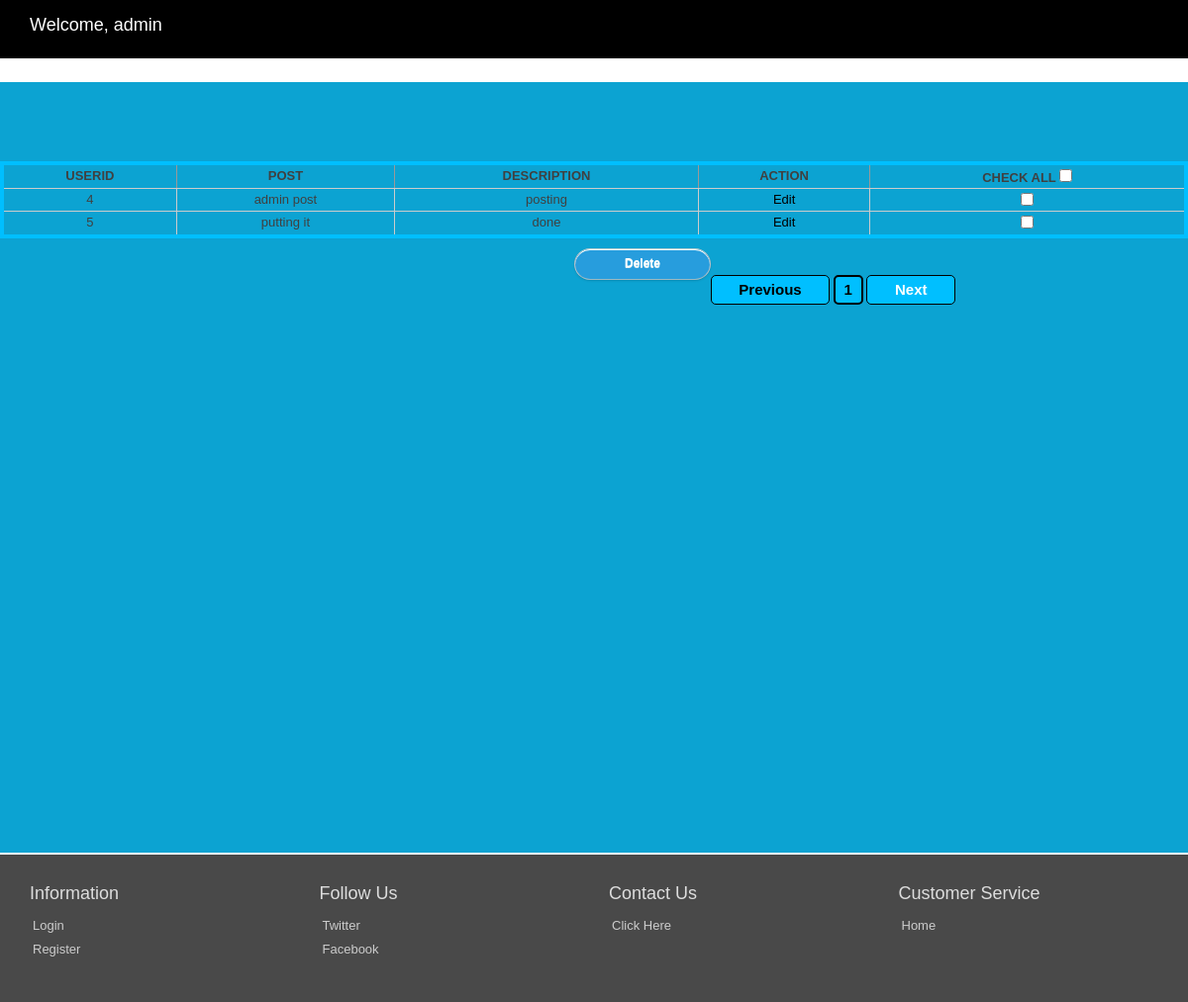
Screenshot of /mymanagepost.php (signed in) with the database file from the repository.
### tables this page shows
CREATE TABLE `registration` (
  `registerid` int(11) NOT NULL auto_increment,
  `name` varchar(255) default NULL,
  `phoneno` varchar(255) default NULL,
  `address` varchar(255) default NULL,
  `username` varchar(255) default NULL,
  `password` varchar(255) default NULL,
  `type` varchar(255) default NULL,
  PRIMARY KEY  (`registerid`)
);

CREATE TABLE `post` (
  `postid` int(11) NOT NULL auto_increment,
  `postname` varchar(255) default NULL,
  `description` varchar(255) default NULL,
  `userid` int(11) default NULL,
  `imagename` varchar(255) default NULL,
  PRIMARY KEY  (`postid`)
);

### mymanagepost.php (the view, shortened to what this page needs)
<?php
include('config.php');
?>
<!DOCTYPE html>
<html lang="en">
	<head>
		<link href="css/bootstrap.min.css" rel="stylesheet">
		<link href="//netdna.bootstrapcdn.com/font-awesome/4.1.0/css/font-awesome.min.css" rel="stylesheet">
		<link href="css/styles.css" rel="stylesheet">
	</head>
	<body>
<?php include('myheader.php'); ?>
<section class="container1">
<link href="style.css" rel="stylesheet" type="text/css" media="all" />
<div>
<div>
<?php
include_once "config.php";
?>
<?php
$q="select count(*) \"total\" from post WHERE userid='$registerid'";
 $ros=mysqli_query($conn,$q);
  $row=(mysqli_fetch_array($ros));
  $total=$row['total'];
  $dis=2;
  $total_page=ceil($total/$dis);
  $page_cur=(isset($_GET['page']))?$_GET['page']:1;
  $k=($page_cur-1)*$dis;
?>
<?php
@$sq1="SELECT * from post WHERE userid='$registerid' limit $k,$dis";
@$rs1=mysqli_query($conn,$sq1);
@$num=mysqli_num_rows($rs1);
if($num){
?>
<div style="margin-top:10px;">
  <form action="mydelete.php" method="post" name="data_table">
  <table border="1" id="table_data" style="border:4px solid deepSkyBlue; border-radius:10px;width:100%;text-align:center;">
    <th class="center">UserID</th>
    <th class="center">Post</th>
    <th class="center">Description</th>
    <th class="center">ACTION</th>
    <th class="center">Check All <input type="checkbox" id="check_all" value=""></th>
    <?php
while($row1=mysqli_fetch_array($rs1))
{
?>
<tr>
  <td><?php echo $row1["postid"]?></td>
  <td><?php echo $row1['postname']?></td>
  <td><?php echo $row1['description']?></td>
  <td id="edit"><a href="myedit.php?edit_id=<?php echo $row1['postid']?>">Edit</td>
  <td id="edit">
  <input type="checkbox" value="<?php echo $row1['postid']; ?>" name="data[]" id="data"></td>
</tr>
<?php } ?>
  </table>
     <input name="submit" style="float:left; width:100px; height:30px; margin-left:580px; margin-top:10px; background:#279ddd;color: white " type="submit" value="Delete" id="submit">
       </form>
<?php
echo '<br/>';
echo '<br/>';
if($page_cur>1)
  {
    echo '<a href="mymanagepost.php?page='.($page_cur-1).'" style="cursor:pointer;color:silver;" ><input style="cursor:pointer;background-color:#00BFFF;border:1px black solid;border-radius:5px;width:120px;height:30px;color:white;font-size:15px;font-weight:bold;" type="button" value=" Previous "></a>';
  }
  else
  {
    echo '<input style="background-color:#00BFFF;border:1px black solid;border-radius:5px;width:120px;height:30px;color:black;font-size:15px;font-weight:bold;" type="button" value=" Previous ">';
  }
for($i=1;$i<$total_page;$i++)
  {
    if($page_cur==$i)
    {
      echo ' <input style="background-color:#00BFFF;border:2px black solid;border-radius:5px;width:30px;height:30px;color:black;font-size:15px;font-weight:bold;" type="button" value="'.$i.'"> ';
    }
    else
    {
    echo '<a href="mymanagepost.php?page='.$i.'"> <input style="cursor:pointer;background-color:silver;border:1px black solid;border-radius:5px;width:30px;height:30px;color:white;font-size:15px;font-weight:bold;" type="button" value="'.$i.'"> </a>';
    }
  }
  if($page_cur<$total_page)
  {
    echo '<a href="mymanagepost.php?page='.($page_cur+1).'"><input style="cursor:pointer;background-color:#00BFFF;border:1px black solid;border-radius:5px;width:90px;height:30px;color:white;font-size:15px;font-weight:bold;" type="button" value=" Next "></a>';
  }
  else
  {
   echo '<input style="background-color:#00BFFF;border:1px black solid;border-radius:5px;width:90px;height:30px;color:black;font-size:15px;font-weight:bold;" type="button" value="   Next ">';
  }
?>
<?php
}
  ?>
</div>
  </section>
<?php include('footer.php'); ?>
	</body>
</html>

### myheader.php (shortened to what this page needs)
<nav class="navbar navbar-trans navbar-fixed-top" role="navigation"  style="background:black">
  <div class="container">
    <div class="navbar-header">
      <?php
$registerid=$_SESSION['userid'];
$sql="SELECT * from registration WHERE registerid='$registerid'";
$res=mysqli_query($conn,$sql);
$row=mysqli_fetch_array($res);
$username=$row['username'];
      ?>
      <a class="navbar-brand" href="mypage.php">Welcome, <?php echo $username;?></a>
    </div></div>
    <div class="navbar-collapse collapse" id="navbar-collapsible">
    </div>
</nav>

### css/styles.css (style rules this page uses)
html,body { height:100%; background:center no-repeat fixed url('/assets/example/bg_suburb.jpg'); background-size: cover; color: #404040; //background: #0ca3d2; background: #fff; }
.navbar-trans { background-color:#279ddd; color:#fff; }
.navbar-trans a { color:#fefefe; }
section { padding-top:70px; padding-bottom:50px; min-height:calc(100% - 1px); }

### style.css (style rules this page uses)
body { background: url(../images/bg.jpg); font-family: Arial, Helvetica, sans-serif; font-size:13px }
table#table_data { border: 1px solid #CCCCCC; width: 485px; }
table#table_data tr td { border: 1px solid #CCCCCC; text-align:center }

### mymanagepost.php (style rules this page uses)
.container1 { margin: 83px auto; width: 100%; color: #404040; background: #0ca3d2; }
input { font-family: 'Lucida Grande', Tahoma, Verdana, sans-serif; font-size: 14px; }
input[type=submit] { padding: 0 18px; height: 29px; font-size: 12px; font-weight: bold; color: #527881; text-shadow: 0 1px #e3f1f1; background: #cde5ef; border: 1px solid; border-color: #b4ccce #b3c0c8 #9eb9c2; border-radius: 16px; outline: 0; -webkit-box-sizing: content-box; -moz-box-sizing: content-box; box-sizing: content-box; background-image: -webkit-linear-gradient(top, #edf5f8, #cde5ef); background-image: -moz-linear-gradient(top, #edf5f8, #cde5ef); background-image: -o-linear-gradient(top, #edf5f8, #cde5ef); background-image: linear-gradient(to bottom, #edf5f8, #cde5ef); -webkit-box-shadow: inset 0 1px white, 0 1px 2px rgba(0, 0, 0, 0.15); box-shadow: inset 0 1px white, 0 1px 2px rgba(0, 0, 0, 0.15); }
#edit a { text-decoration: none; color: black; }
.center { text-align: center; }

### rows the page displays
registration: username "admin"
post: postid "4", postname "admin post", description "posting"
post: postid "5", postname "putting it", description "done"
